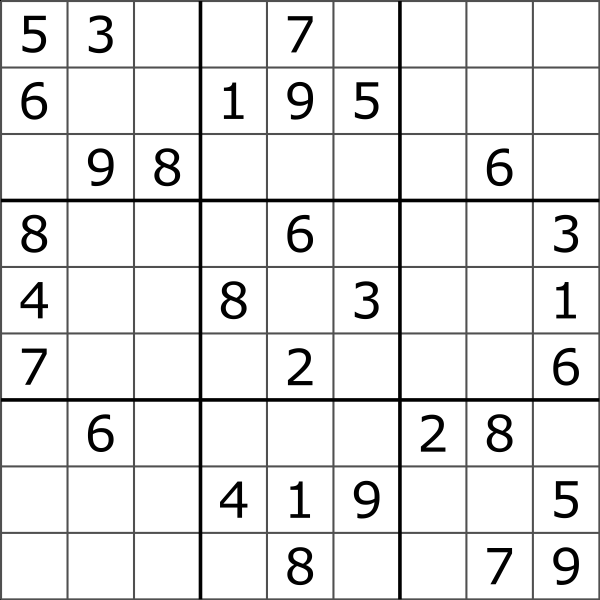
#> input picture assets/examples/2.png, 1200 x 1200 px (shown at 1/2 size)
$ python -i detector.py   (imports and definitions only)
#> lines starting #> are read from the running program, lines starting #| are printed output that depends on the picture; after the words box and inside, x2 and y2 are one past the last pixel; in counts of white or black regions, pixels touching at a corner belong together
#> further down, picture is the input picture: shape (1200, 1200, 3); min 0, max 255, mean 231.9
"""
Provides the SudokuDetector class for image preprocessing, grid detection,
perspective transformation, and cell extraction.
"""

import cv2
import numpy as np


class SudokuDetector:
    """
    A class to preprocess an image and detect the Sudoku grid.
    """

    # A grid smaller than this cannot be split into 9 usable rows and columns.
    MIN_GRID_SIDE = 27

    @staticmethod
    def preprocess_image(
        image: np.ndarray,
    ) -> tuple[np.ndarray, np.ndarray, np.ndarray, np.ndarray]:
        """
        Reads an image from the given path and applies preprocessing steps.

        :param image_path: Path to the input image.
        :return: Tuple of (original image, grayscale image, blurred image,
                 thresholded image).
        """

        # Convert from BGR to RGB and create a copy of the original image.
        img = cv2.cvtColor(image, cv2.COLOR_BGR2RGB)
        original = img.copy()

        # Convert to grayscale, apply Gaussian blur, and adaptive thresholding.
        gray = cv2.cvtColor(original, cv2.COLOR_RGB2GRAY)
        blur = cv2.GaussianBlur(gray, (5, 5), 0)
        thresh = cv2.adaptiveThreshold(
            blur, 255, cv2.ADAPTIVE_THRESH_GAUSSIAN_C, cv2.THRESH_BINARY_INV, 11, 2
        )
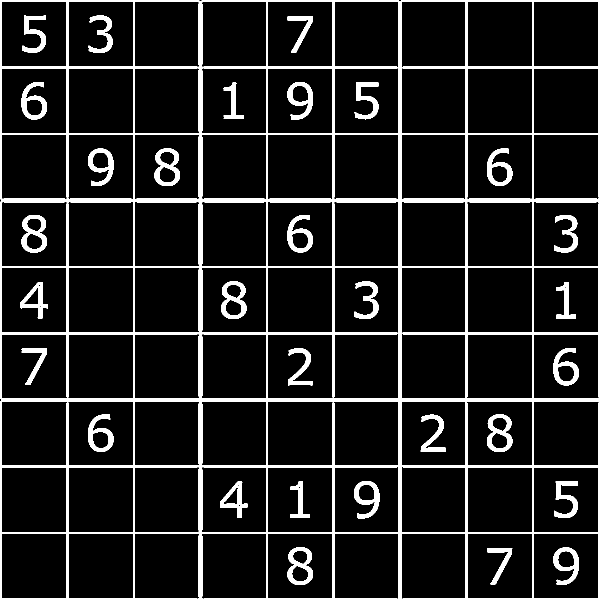
#> thresh: shape (1200, 1200) (shown at 1/2 size); 10.5% white; 31 white regions, largest, box (x1, y1, x2, y2) and area: (0, 0, 1200, 1200) 107774, (575, 1094, 626, 1170) 1788, (43, 430, 94, 505) 1786
        return original, gray, blur, thresh

    # [89 lines left out: functions find_grid_contour, perspective_transform, extract_cells, not called in this run]

>>> import cv2
>>> picture = cv2.imread('../../assets/examples/2.png')
>>> result = SudokuDetector().preprocess_image(picture)

$ run again, on assets/examples/3.png
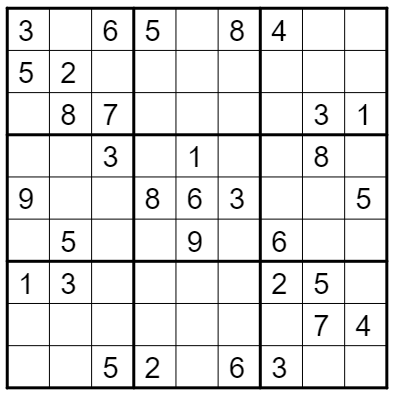
#> input picture assets/examples/3.png, 394 x 395 px
#> picture is the input picture: shape (395, 394, 3); min 0, max 255, mean 227.7
#> in preprocess_image, `blur = cv2.GaussianBlur(gray, (5, 5), 0)`:
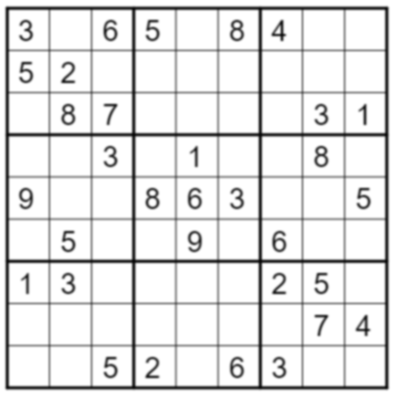
#> blur: shape (395, 394); min 7, max 255, mean 227.7
#> in preprocess_image, `thresh = cv2.adaptiveThreshold( blur, 255, cv2.ADAPTIVE_THRESH_GAUSSIA..`:
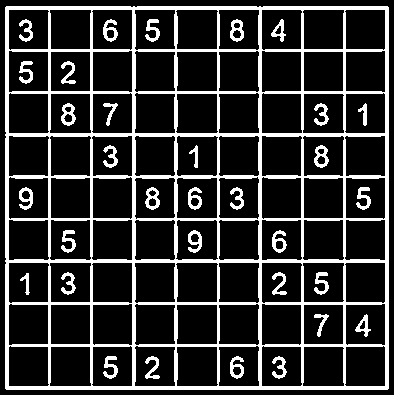
#> thresh: shape (395, 394); 19.1% white; 33 white regions, largest, box (x1, y1, x2, y2) and area: (5, 6, 389, 390) 24735, (61, 103, 76, 126) 182, (314, 145, 329, 168) 182
